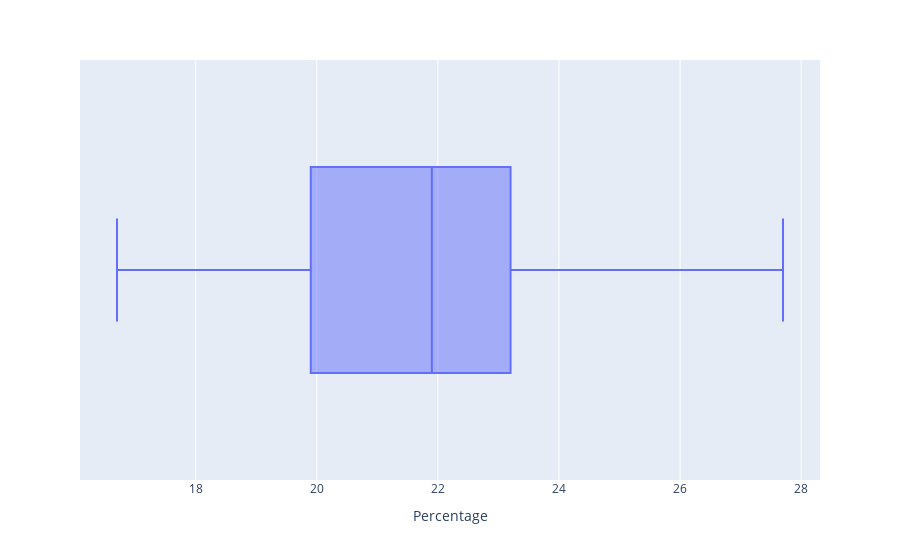

Notebook code cell kept with this figure:
### Markdown cell above
## Activity 11

-----

Plot a horizontal boxplot of the data

### Code cell
box11 = px.box(dfMembershipSport, x='Percentage')
box11.show()

### Figure 1 — Plotly figure (JSON) as saved in the notebook; plotly's stock layout.template omitted (floating-point values rounded to 4 significant figures)
{"data": [{"alignmentgroup": "True", "hovertemplate": "Percentage=%{x}<extra></extra>", "legendgroup": "", "marker": {"color": "#636efa"}, "name": "", "notched": false, "offsetgroup": "", "orientation": "h", "showlegend": false, "type": "box", "x": [16.7, 16.8, 17.4, 17.9, 18.6, 18.9, 19.1, 19.1, 19.3, 19.7, 19.9, 19.9, 19.9, 20.3, 20.4, 20.4, 20.4, 20.7, 20.9, 21.2, 21.2, 21.3, 21.8, 21.8, 21.9, 21.9, 22.2, 22.3, 22.3, 22.3, 22.3, 22.3, 22.5, 22.6, 22.8, 22.9, 23.1, 23.5, 23.7, 23.8, 24, 24, 24, 24.3, 24.9, 25, 25.4, 27.6, 27.7], "x0": " ", "xaxis": "x", "y0": " ", "yaxis": "y"}], "layout": {"boxmode": "group", "legend": {"tracegroupgap": 0}, "margin": {"t": 60}, "xaxis": {"anchor": "y", "domain": [0, 1], "title": {"text": "Percentage"}}, "yaxis": {"anchor": "x", "domain": [0, 1]}}}
